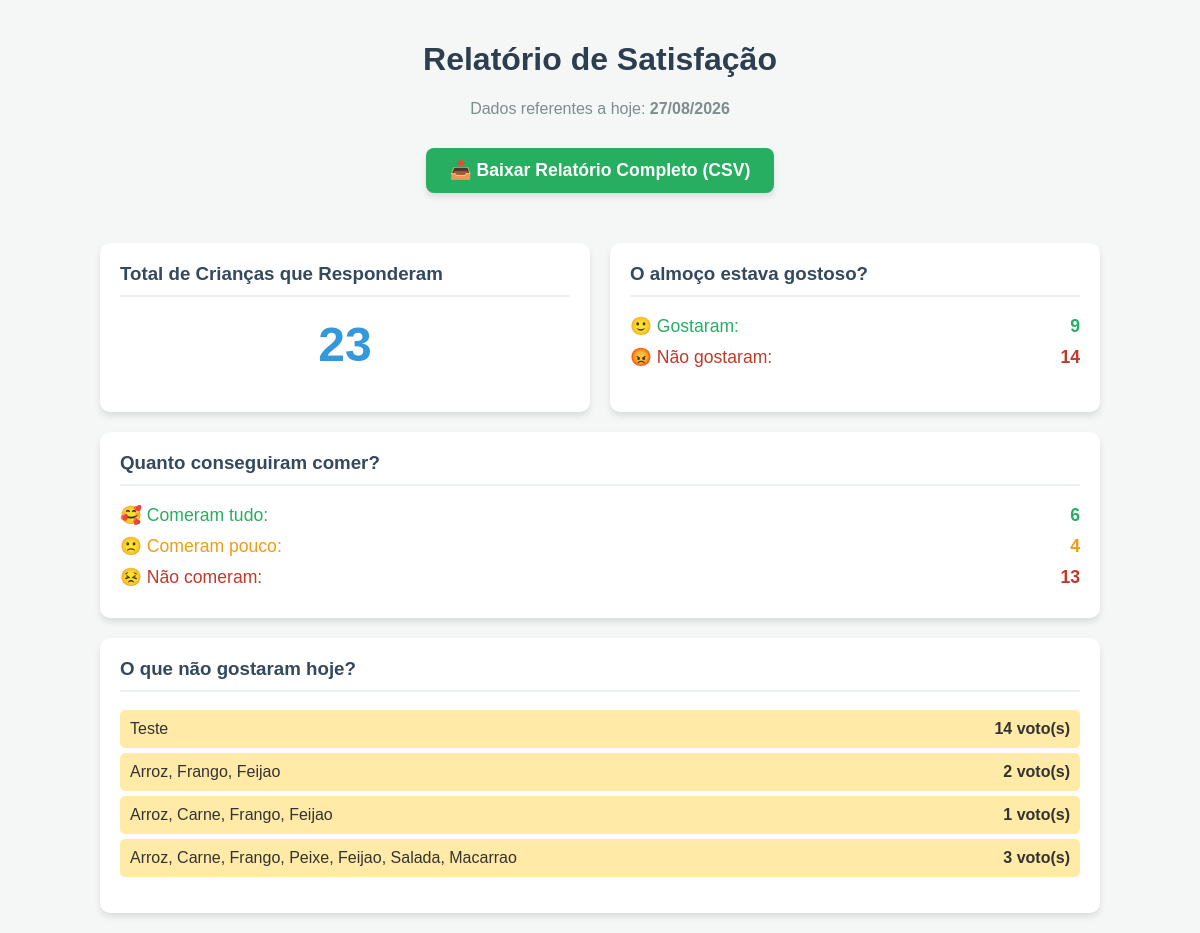
/dashboard, run on the app's committed database.
### tables this page shows
CREATE TABLE respostas (
            id INTEGER PRIMARY KEY AUTOINCREMENT,
            data_hora TEXT NOT NULL,
            q1 TEXT,
            q2 TEXT,
            q3 TEXT,
            q4 TEXT,
            q5 TEXT,
            q6 TEXT
        );

### app.py (the view)
@app.route('/dashboard')
def dashboard():
    hoje = datetime.now().strftime('%Y-%m-%d')
    conn = sqlite3.connect(DB_NAME)
    conn.row_factory = sqlite3.Row
    cursor = conn.cursor()
    cursor.execute("SELECT * FROM respostas WHERE data_hora LIKE ?", (f"{hoje}%",))
    respostas_hoje = cursor.fetchall()
    conn.close()
    total = len(respostas_hoje)
    metricas = {
        'total': total,
        'q1_gostei': sum(1 for r in respostas_hoje if r['q1'] == 'gostei'),
        'q1_nao_gostei': sum(1 for r in respostas_hoje if r['q1'] == 'nao_gostei'),
        'q4_comi_tudo': sum(1 for r in respostas_hoje if r['q4'] == 'comi_tudo'),
        'q4_comi_pouco': sum(1 for r in respostas_hoje if r['q4'] == 'comi_pouco'),
        'q4_nao_comi': sum(1 for r in respostas_hoje if r['q4'] == 'nao_comi'),
        'rejeicoes': {}
    }
    for r in respostas_hoje:
        item_rejeitado = r['q6']
        if item_rejeitado and item_rejeitado != 'nenhuma':
            metricas['rejeicoes'][item_rejeitado] = metricas['rejeicoes'].get(item_rejeitado, 0) + 1
    return render_template('dashboard.html', metricas=metricas, data_hoje=datetime.now().strftime('%d/%m/%Y'))

### templates/dashboard.html (shortened to what this page needs)
<!DOCTYPE html>
<html lang="pt-BR">
<head>
</head>
<body>
    <h1>Relatório de Satisfação</h1>
    <div class="subtitle">Dados referentes a hoje: <strong>{{ data_hoje }}</strong></div>
    <div class="header-actions">
        <a href="/exportar_csv" class="btn-export">📥 Baixar Relatório Completo (CSV)</a>
    </div>
    <div class="dashboard-container">
        <div class="card">
            <h3>Total de Crianças que Responderam</h3>
            <div class="big-number">{{ metricas.total }}</div>
        </div>
        <div class="card">
            <h3>O almoço estava gostoso?</h3>
            <div class="stat-row good">
                <span>🙂 Gostaram:</span>
                <strong>{{ metricas.q1_gostei }}</strong>
            </div>
            <div class="stat-row bad">
                <span>😡 Não gostaram:</span>
                <strong>{{ metricas.q1_nao_gostei }}</strong>
            </div>
        </div>
        <div class="card">
            <h3>Quanto conseguiram comer?</h3>
            <div class="stat-row good">
                <span>🥰 Comeram tudo:</span>
                <strong>{{ metricas.q4_comi_tudo }}</strong>
            </div>
            <div class="stat-row neutral">
                <span>🙁 Comeram pouco:</span>
                <strong>{{ metricas.q4_comi_pouco }}</strong>
            </div>
            <div class="stat-row bad">
                <span>😣 Não comeram:</span>
                <strong>{{ metricas.q4_nao_comi }}</strong>
            </div>
        </div>
        <div class="card" style="flex-basis: 100%;">
            <h3>O que não gostaram hoje?</h3>
            {% if metricas.rejeicoes %}
                <ul class="rejeicoes-list">
                    {% for item, quantidade in metricas.rejeicoes.items() %}
                        <li>
                            <span style="text-transform: capitalize;">{{ item }}</span>
                            <strong>{{ quantidade }} voto(s)</strong>
                        </li>
                    {% endfor %}
                </ul>
            {% else %}
                <p style="text-align: center; color: #7f8c8d; font-style: italic;">
                    Nenhuma preparação foi rejeitada hoje! 🎉
                </p>
            {% endif %}
        </div>
    </div>
</body>
</html>

### templates/dashboard.html (style rules this page uses)
body { font-family: 'Arial', sans-serif; background-color: #f4f7f6; margin: 0; padding: 20px; color: #333; }
h1 { text-align: center; color: #2c3e50; }
.subtitle { text-align: center; color: #7f8c8d; margin-bottom: 30px; }
.dashboard-container { display: flex; flex-wrap: wrap; gap: 20px; justify-content: center; max-width: 1000px; margin: 0 auto; }
.card { background: white; border-radius: 10px; padding: 20px; box-shadow: 0 4px 6px rgba(0,0,0,0.1); flex: 1 1 300px; min-width: 250px; }
.card h3 { margin-top: 0; color: #34495e; border-bottom: 2px solid #ecf0f1; padding-bottom: 10px; }
.big-number { font-size: 3em; font-weight: bold; color: #3498db; text-align: center; margin: 20px 0; }
.stat-row { display: flex; justify-content: space-between; margin-bottom: 10px; font-size: 1.1em; }
.stat-row.good { color: #27ae60; }
.stat-row.bad { color: #c0392b; }
.stat-row.neutral { color: #f39c12; }
.rejeicoes-list { list-style: none; padding: 0; }
.rejeicoes-list li { background: #ffeaa7; margin-bottom: 5px; padding: 10px; border-radius: 5px; display: flex; justify-content: space-between; }
.btn-export { display: inline-block; background-color: #27ae60; color: white; padding: 12px 24px; text-decoration: none; border-radius: 8px; font-weight: bold; font-size: 1.1em; margin-bottom: 20px; transition: background 0.3s; box-shadow: 0 4px 6px rgba(0,0,0,0.1); }
.header-actions { text-align: center; margin-bottom: 30px; }

### data on the page
respostas: q6 "Teste", quantidade "14"
respostas: q6 "Arroz, Frango, Feijao", quantidade "2"
respostas: q6 "Arroz, Carne, Frango, Feijao", quantidade "1"
respostas: q6 "Arroz, Carne, Frango, Peixe, Feijao, Salada, Macarrao", quantidade "3"

### other printed values
{{ metricas.total }} "23"
{{ metricas.q1_gostei }} "9"
{{ metricas.q1_nao_gostei }} "14"
{{ metricas.q4_comi_tudo }} "6"
{{ metricas.q4_comi_pouco }} "4"
{{ metricas.q4_nao_comi }} "13"
